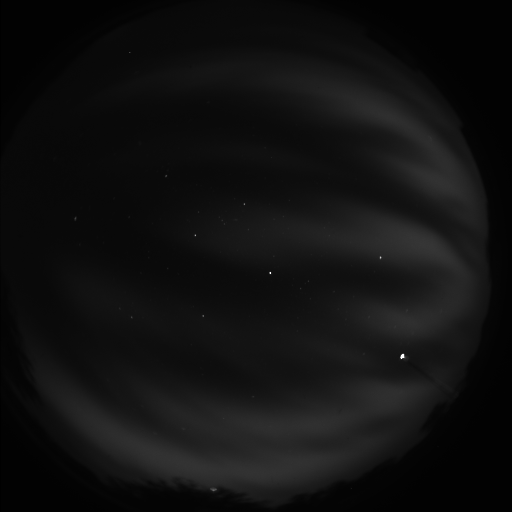
#> input picture img/O6_CA_20160211_232747.tif, 512 x 512 px; its folder holds only this picture in this run
$ python -i image_settings.py   (imports and definitions only)
#> lines starting #> are read from the running program, lines starting #| are printed output that depends on the picture
### calibrate.py
import datetime
import os
import json
import pandas as pd
from image_utils import date_from_doy, remove_values
import sys
os.path.dirname(sys.executable)
from pathlib import Path


# [7 lines left out: function get_date_from_folder, not called in this run]


class load(object):

    # [40 lines left out: functions __init__, result, data, not called in this run]


def run_for_all_files(site: str = "CA",
                      save: bool = True) -> dict:

    """Get path with all times calibration
    and append to one single dictionary"""
    infile = os.path.join(str(Path.cwd()),
                          "calibrate",
                           site)

    _, folders, _ = next(os.walk(infile))

    out_dict = {}

    for folder in folders:
        dat = load(infile, folder)
        date = get_date_from_folder(folder)
        out_dict.update({str(date): dat.result})

    if save:
        with open(os.path.join(infile, f"{site}.json"), 'w') as f:
            json.dump(out_dict, f)

    return out_dict


# [23 lines left out: function get_calibration, not called in this run]

def main():
    site = "CA"
    df = run_for_all_files(site)


main()

### image_utils.py
import datetime
import os
import typing as T
import pandas as pd


class imager_fname(object):

    """Get datetime from filename (EMBRACE format)"""

    def __init__(self, filename):

        filename = os.path.split(filename)[-1]

        infos = filename[:-4].split("_")
        date = infos[2]
        time = infos[-1]
        self.emission = infos[0]
        self.site = infos[1]
        self.datetime = datetime.datetime.strptime(date + " " + time,
                                                   '%Y%m%d %H%M%S')

    @property
    def str_time(self):
        return self.datetime.strftime("%H:%M:%S UT")

    @property
    def str_date(self):
        return self.datetime.strftime("%d/%m/%Y")


# [20 lines left out: function get_files, not called in this run]

def date_from_doy(year: int, doy:int) -> datetime.datetime:
    """Return date from year and doy"""
    return pd.Timestamp(datetime.date(year, 1, 1) + datetime.timedelta(doy - 1))


# [26 lines left out: functions remove_values, filename_from_date, convert_tif_to_png, not called in this run]


### image_settings.py
import cv2
import numpy as np
import matplotlib.pyplot as plt
import datetime
import os
from PIL import Image, ImageDraw, ImageFont
from calibrate import find_calibration
from image_utils import imager_fname

def bytscl(array, max = None, min = None, nan = 0, top=255):
    # see http://star.pst.qub.ac.uk/idl/BYTSCL.html
    # note that IDL uses slightly different formulae for bytscaling floats and ints.
    # here we apply only the FLOAT formula...

    if max is None: max = np.nanmax(array)
    if min is None: min = np.nanmin(array)

    # return (top+0.9999)*(array-min)/(max-min)
    return np.maximum(np.minimum(
        ((top + 0.9999) * (array - min) / (max - min)).astype(np.int16)
        , top), 0)


def get_level(im2, sref_min, sref_max):
    '''
    :param im2: imagem tipo float
    :param sref_min: nivel de referencia normalizado
    :param sref_max: nivel de referencia normalizado
    :return: limites inferior e superior da imagem para exibição na tela,
    baseado nos niveis de referencia.
    '''
    #
    x_min, x_max = np.min(im2), np.max(im2)

    # bin_size precisa ser 1 para analisar ponto à ponto
    bin_size = 1
    x_min = 0.0

    nbins = np.floor(((x_max - x_min) / bin_size))

    try:
        hist, bins = np.histogram(im2, int(nbins), range=[x_min, x_max])

        sum_histogram = np.sum(hist)

        sref = np.zeros(2)
        sref[0] = sref_min
        sref[1] = sref_max

        res_sa = np.zeros(len(hist))

        sa = 0.
        for i in range(len(hist)):
            sa += hist[i]
            res_sa[i] = sa

        res_sa2 = res_sa.tolist()
        res = res_sa[np.where((res_sa > sum_histogram * sref[0]) & (res_sa < sum_histogram * sref[1]))]
        nr = len(res)

        sl0 = res_sa2.index(res[0])
        sl1 = res_sa2.index(res[nr - 1])
        slevel = [sl0, sl1]
    except Exception as e:
        print("Exception get_level ->" + str(e))
        print("slevel = [10, 20]")
        slevel = [10, 20]

    return slevel


class processing(object):

    def __init__(self, fname):

#> called with fname = 'img/O6_CA_20160211_232747.tif'
        read = cv2.imread(fname)
#> read is the input picture: shape (512, 512, 3); min 0, max 255, mean 16.5
        self.time = imager_fname(fname).datetime
        self.img = cv2.cvtColor(read, cv2.IMREAD_GRAYSCALE)


    @staticmethod
    def constrast_adjust(img, alpha = 6, beta = 2):
        return cv2.convertScaleAbs(img, alpha = alpha, beta = beta)

    @staticmethod
    def get_level(filt_img, sref_min = 0.099, sref_max = 0.9):
        variavel = get_level(filt_img, sref_min, sref_max)
        return bytscl(filt_img, variavel[1], variavel[0])

    @staticmethod
    def rotated(image, time):

        dat = find_calibration(time)
        angle = float(dat["Rotation"])

        if dat["Horizontal Flip"] == "ON":
            image = cv2.flip(image, 1)
        elif dat["Vertical   Flip"] == "ON":
            image = cv2.flip(image, 1)

        (h, w) = image.shape[:2]

        M = cv2.getRotationMatrix2D((w / 2, h / 2), angle, 1.0)
        rotated = cv2.warpAffine(image, M, (w, h))
        return Image.fromarray((rotated * 1).astype(np.uint8)).convert('RGB')

    def all_processing(self):

        image = self.constrast_adjust(self.img)
#> in constrast_adjust, `return cv2.convertScaleAbs(img, alpha = alpha, beta = beta)`:
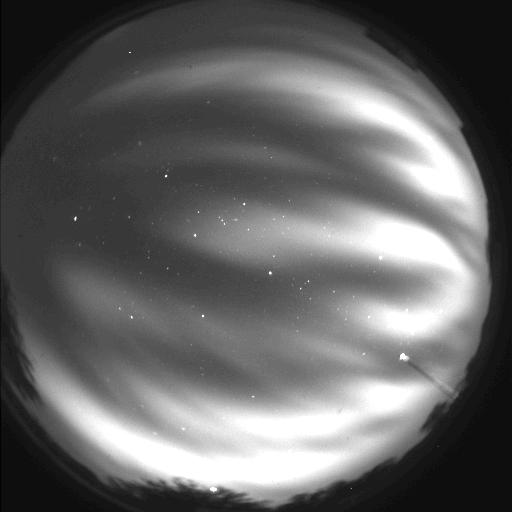
#> returned value: shape (512, 512, 4); mean of channels 0, 1, 2, 3 100.2, 100.2, 100.2, 255; drawn as B, G, R
        img_level = self.get_level(image)
#> in get_level, `x_min, x_max = np.min(im2), np.max(im2)`: x_min = 2; x_max = 255
#> in get_level, `hist, bins = np.histogram(im2, int(nbins), range=[x_min, x_max])`: hist = 255 values, max 301786 at index 254, min 0 at index 0, mean 4112.1; bins = 256 values from 0 to 255
#> in get_level, `sum_histogram = np.sum(hist)`: sum_histogram = 1048576
#> in get_level, `res_sa = np.zeros(len(hist))`: res_sa = 255 values from 0 to 0
#> the loop in get_level, `for i in range(len(hist)):` made 255 passes
#> sa on passes 1 to 3: 0, 0, 663
#> after the loop in get_level, `for i in range(len(hist)):`: res_sa = 255 values from 0 to 1048576; sa = 1048576
#> in get_level, `res_sa2 = res_sa.tolist()`: res_sa2 = 255 values from 0 to 1048576
#> in get_level, `res = res_sa[np.where((res_sa > sum_histogram * sref[0]) & (res_sa < s..`: res = 234 values from 121008 to 746790
#> in get_level, `nr = len(res)`: nr = 234
#> in get_level, `sl0 = res_sa2.index(res[0])`: sl0 = 20
#> in get_level, `sl1 = res_sa2.index(res[nr - 1])`: sl1 = 248
#> in get_level, `slevel = [sl0, sl1]`: slevel = [20, 248]
#> in bytscl, `return np.maximum(np.minimum( ((top + 0.9999) * (array - min) / (max -..`:
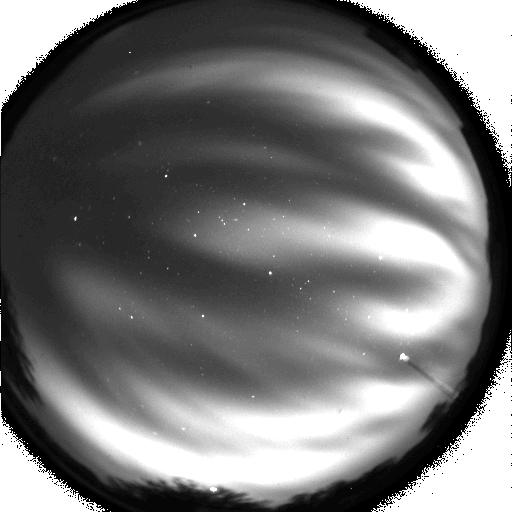
#> returned value: shape (512, 512, 4) int16; mean of channels 0, 1, 2, 3 118.5, 118.5, 118.5, 255; drawn as B, G, R
        img_rotated = self.rotated(img_level, self.time)
        return img_rotated


def crop_image_like_circle(img):

    img = Image.fromarray((img * 1).astype(np.uint8)).convert('RGB')


    npImage = np.array(img)
    h, w = img.size

    alpha = Image.new('L', img.size, 0)
    draw = ImageDraw.Draw(alpha)
    draw.pieslice([30, 20, h, w], 0, 360, fill = 255)

    # Convert alpha Image to numpy array
    npAlpha=np.array(alpha)

    npImage=np.dstack((npImage, npAlpha))

    return Image.fromarray(npImage)

def crop_like_an_rectangle(img, x = 30, y = 20):
    img = np.array(img)
    h = img.shape[0]
    w = img.shape[1]
    return img[y:y+h, x:x+w]


def get_files(infile, extension = ""):
    _, _, files = next(os.walk(infile))

    return [f for f in files if f.endswith(extension)]


#> (the run stopped early here; a loop or call above may not have finished)

$ run again, on img/O6_CP_20160213_075128.tif
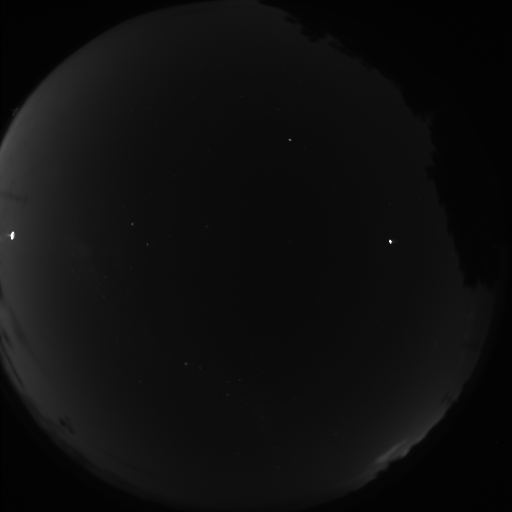
#> input picture img/O6_CP_20160213_075128.tif, 512 x 512 px
#> in __init__, read is the input picture: shape (512, 512, 3); min 1, max 255, mean 14.5
#> in constrast_adjust, `return cv2.convertScaleAbs(img, alpha = alpha, beta = beta)`:
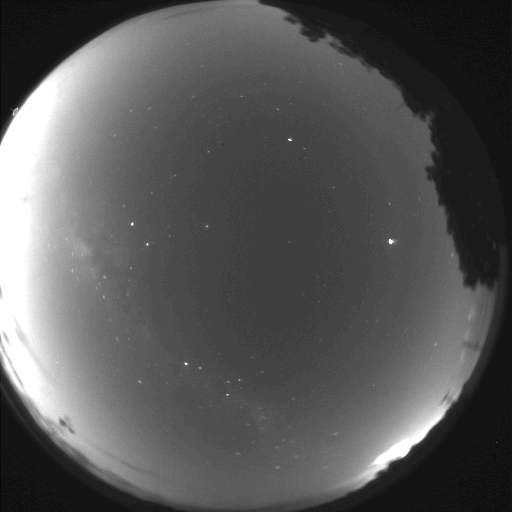
#> returned value: shape (512, 512, 4); mean of channels 0, 1, 2, 3 87.3, 87.3, 87.3, 255; drawn as B, G, R
#> x_min = 8; x_max = 255
#> hist = 255 values, max 289048 at index 254, min 0 at index 0, mean 4112.1; bins = 256 values from 0 to 255
#> sum_histogram = 1048576
#> in get_level, `res_sa = np.zeros(len(hist))`: res_sa = 255 values from 0 to 0
#> the loop in get_level, `for i in range(len(hist)):` made 255 passes
#> sa on passes 1 to 3: 0, 0, 0
#> after the loop in get_level, `for i in range(len(hist)):`: res_sa = 255 values from 0 to 1048576; sa = 1048576
#> res_sa2 = 255 values from 0 to 1048576
#> res = 234 values from 122769 to 759528
#> nr = 234
#> sl0 = 20
#> sl1 = 248
#> slevel = [20, 248]
#> in bytscl, `return np.maximum(np.minimum( ((top + 0.9999) * (array - min) / (max -..`:
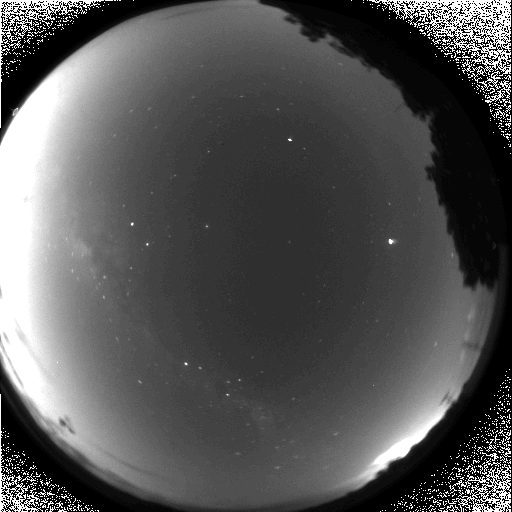
#> returned value: shape (512, 512, 4) int16; mean of channels 0, 1, 2, 3 84.5, 84.5, 84.5, 255; drawn as B, G, R

$ run again, on img/O6_STR_20230213_015619.tif
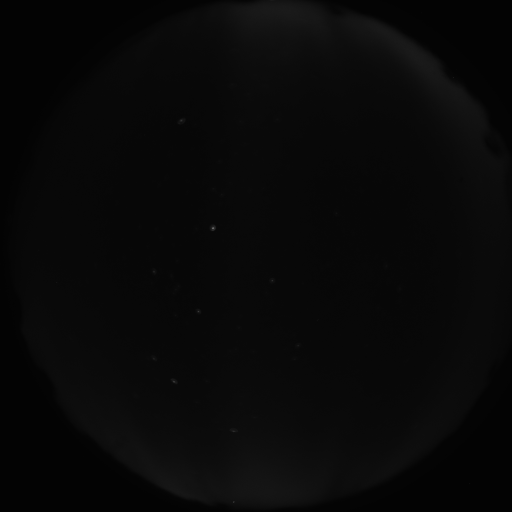
#> input picture img/O6_STR_20230213_015619.tif, 512 x 512 px
#> in __init__, read is the input picture: shape (512, 512, 3); min 2, max 102, mean 8.4
#> in constrast_adjust, `return cv2.convertScaleAbs(img, alpha = alpha, beta = beta)`:
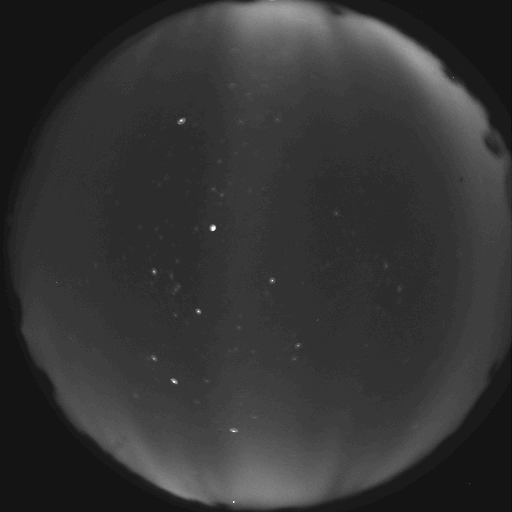
#> returned value: shape (512, 512, 4); mean of channels 0, 1, 2, 3 52.6, 52.6, 52.6, 255; drawn as B, G, R
#> x_min = 14; x_max = 255
#> hist = 255 values, max 262186 at index 254, min 0 at index 0, mean 4112.1; bins = 256 values from 0 to 255
#> sum_histogram = 1048576
#> in get_level, `res_sa = np.zeros(len(hist))`: res_sa = 255 values from 0 to 0
#> the loop in get_level, `for i in range(len(hist)):` made 255 passes
#> sa on passes 1 to 3: 0, 0, 0
#> after the loop in get_level, `for i in range(len(hist)):`: res_sa = 255 values from 0 to 1048576; sa = 1048576
#> res_sa2 = 255 values from 0 to 1048576
#> res = 234 values from 122547 to 786390
#> nr = 234
#> sl0 = 20
#> sl1 = 248
#> slevel = [20, 248]
